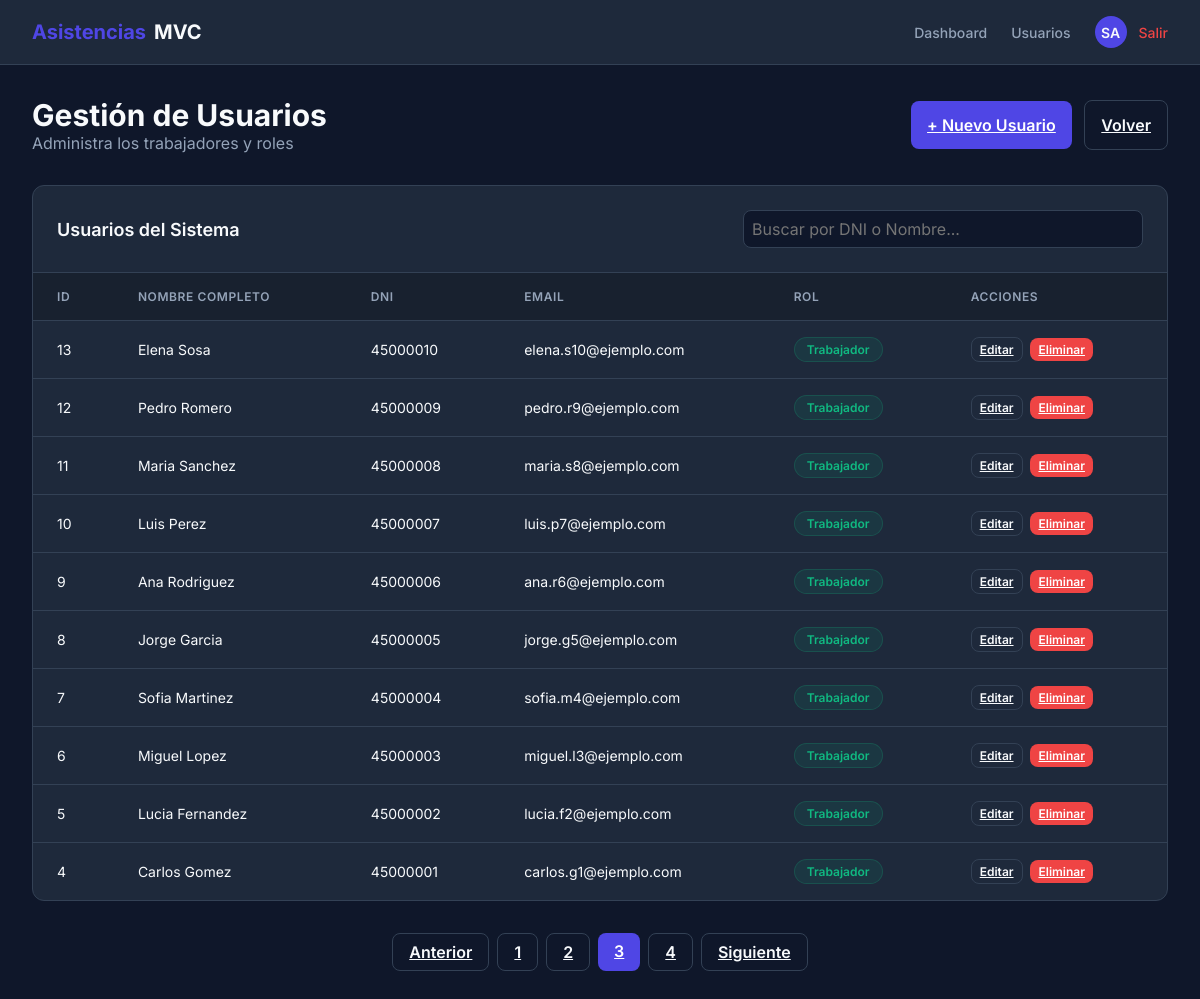
Screenshot of /admin/users?page=3 (signed in) with the database file from the repository.
### tables this page shows
CREATE TABLE `users` (
  `id` int(11) NOT NULL,
  `role_id` int(11) NOT NULL,
  `dni` varchar(20) NOT NULL,
  `first_name` varchar(100) NOT NULL,
  `last_name` varchar(100) NOT NULL,
  `email` varchar(100) NOT NULL,
  `password` varchar(255) NOT NULL,
  `created_at` timestamp NOT NULL DEFAULT current_timestamp(),
  `updated_at` timestamp NOT NULL DEFAULT current_timestamp() ON UPDATE current_timestamp()
);

CREATE TABLE `roles` (
  `id` int(11) NOT NULL,
  `name` varchar(50) NOT NULL,
  `description` varchar(255) DEFAULT NULL
);

### system/bootstrap.php (called while the page is built, shortened)
<?php
spl_autoload_register(function ($class) {
    $prefix = '';
    $base_dir = '';
    if (strpos($class, 'App\\') === 0) {
        $prefix = 'App\\';
        $base_dir = APPPATH;
    } elseif (strpos($class, 'System\\') === 0) {
        $prefix = 'System\\';
        $base_dir = SYSTEMPATH;
    }
    if ($prefix !== '') {
        $len = strlen($prefix);
        $relative_class = substr($class, $len);
        $file = $base_dir . str_replace('\\', '/', $relative_class) . '.php';
    }
});
$router = new \System\Router\Router();
$url = isset($_GET['url']) ? rtrim($_GET['url'], '/') : '/';
$router->dispatch($url);

### app/Controllers/Admin.php (called while the page is built, shortened)
<?php
class Admin extends Controller {
    public function users() {
        $model = new User();
        $limit = 10;
        $page = isset($_GET['page']) && is_numeric($_GET['page']) ? (int)$_GET['page'] : 1;
        $offset = ($page - 1) * $limit;
        $search = isset($_GET['search']) ? trim($_GET['search']) : '';
        $totalUsers = $model->countAllUsers($search);
        $totalPages = ceil($totalUsers / $limit);
        $users = $model->getPaginatedUsers($limit, $offset, $search);
        $this->view('admin/users', [
            'users' => $users,
            'currentPage' => $page,
            'totalPages' => $totalPages,
            'search' => $search
        ]);
    }
}

### public/index.php (called while the page is built, shortened)
<?php
require_once SYSTEMPATH . 'bootstrap.php';

### system/Core/Model.php (called while the page is built, shortened)
<?php
class Model {
    public function __construct() {
        $config = new Database();
        try {
            $dsn = "mysql:host={$config->host};dbname={$config->dbname};charset=utf8mb4";
            $this->db = new PDO($dsn, $config->username, $config->password, [
                PDO::ATTR_ERRMODE => PDO::ERRMODE_EXCEPTION,
                PDO::ATTR_DEFAULT_FETCH_MODE => PDO::FETCH_ASSOC,
                PDO::ATTR_EMULATE_PREPARES => false,
            ]);
        } catch (PDOException $e) {
            die("Database connection failed: " . $e->getMessage());
        }
    }
}

### app/Models/User.php (called while the page is built, shortened)
<?php
class User extends Model {
    public function countAllUsers($search = '') {
        if ($search) {
            $stmt = $this->db->prepare("SELECT COUNT(*) FROM users WHERE dni LIKE ? OR first_name LIKE ? OR last_name LIKE ?");
            $searchTerm = "%$search%";
            $stmt->execute([$searchTerm, $searchTerm, $searchTerm]);
            return $stmt->fetchColumn();
        } else {
            $stmt = $this->db->query("SELECT COUNT(*) FROM users");
            return $stmt->fetchColumn();
        }
    }
    public function getPaginatedUsers($limit, $offset, $search = '') {
        if ($search) {
            $stmt = $this->db->prepare("SELECT u.*, r.name as role_name FROM users u JOIN roles r ON u.role_id = r.id WHERE u.dni LIKE ? OR u.first_name LIKE ? OR u.last_name LIKE ? ORDER BY u.id DESC LIMIT ? OFFSET ?");
            $searchTerm = "%$search%";
            $stmt->bindValue(1, $searchTerm, \PDO::PARAM_STR);
            $stmt->bindValue(2, $searchTerm, \PDO::PARAM_STR);
            $stmt->bindValue(3, $searchTerm, \PDO::PARAM_STR);
            $stmt->bindValue(4, $limit, \PDO::PARAM_INT);
            $stmt->bindValue(5, $offset, \PDO::PARAM_INT);
            $stmt->execute();
            return $stmt->fetchAll();
        } else {
            $stmt = $this->db->prepare("SELECT u.*, r.name as role_name FROM users u JOIN roles r ON u.role_id = r.id ORDER BY u.id DESC LIMIT ? OFFSET ?");
            $stmt->bindValue(1, $limit, \PDO::PARAM_INT);
            $stmt->bindValue(2, $offset, \PDO::PARAM_INT);
            $stmt->execute();
            return $stmt->fetchAll();
        }
    }
}

### app/Views/admin/users.php (the view, shortened to what this page needs)
<!DOCTYPE html>
<html lang="es">
<head>
    <link rel="stylesheet" href="<?= BASE_URL ?>public/css/style.css">
</head>
<body>
    <?php include APPPATH . 'Views/partials/navbar.php'; ?>
    <div class="container">
        <div class="page-header">
            <div>
                <h1 class="page-title">Gestión de Usuarios</h1>
                <p style="color: var(--text-muted);">Administra los trabajadores y roles</p>
            </div>
            <div>
                <a href="<?= BASE_URL ?>admin/users/create" class="btn btn-primary" style="width: auto; margin-right: 0.5rem;">+ Nuevo Usuario</a>
                <a href="<?= BASE_URL ?>admin/dashboard" class="btn btn-outline" style="width: auto;">Volver</a>
            </div>
        </div>
        <div class="table-container">
            <div class="card-header" style="display: flex; justify-content: space-between; align-items: center; flex-wrap: wrap; gap: 1rem;">
                <h3 style="margin: 0;">Usuarios del Sistema</h3>
                <form action="<?= BASE_URL ?>admin/users" method="GET" style="display: flex; gap: 0.5rem; max-width: 400px; width: 100%;">
                    <input type="text" name="search" class="form-control" placeholder="Buscar por DNI o Nombre..." value="<?= htmlspecialchars($search) ?>" style="padding: 0.5rem; margin: 0;">
                </form>
            </div>
            <table>
                <thead>
                    <tr>
                        <th>ID</th>
                        <th>Nombre Completo</th>
                        <th>DNI</th>
                        <th>Email</th>
                        <th>Rol</th>
                        <th>Acciones</th>
                    </tr>
                </thead>
                <tbody>
                    <?php foreach ($users as $user): ?>
                    <tr>
                        <td><?= $user['id'] ?></td>
                        <td><?= htmlspecialchars($user['first_name'] . ' ' . $user['last_name']) ?></td>
                        <td><?= htmlspecialchars($user['dni']) ?></td>
                        <td><?= htmlspecialchars($user['email']) ?></td>
                        <td>
                            <?php if ($user['role_id'] == 1): ?>
                                <span class="badge badge-danger"><?= htmlspecialchars($user['role_name']) ?></span>
                            <?php else: ?>
                                <span class="badge badge-success"><?= htmlspecialchars($user['role_name']) ?></span>
                            <?php endif; ?>
                        </td>
                        <td>
                            <a href="<?= BASE_URL ?>admin/users/edit/<?= $user['id'] ?>" class="btn btn-outline" style="padding: 0.25rem 0.5rem; font-size: 0.75rem; width: auto; margin-right: 0.25rem;">Editar</a>
                            <?php if ($user['id'] != $_SESSION['user_id']): ?>
                                <a href="<?= BASE_URL ?>admin/users/delete/<?= $user['id'] ?>?csrf_token=<?= $_SESSION['csrf_token'] ?>" class="btn btn-danger" style="padding: 0.25rem 0.5rem; font-size: 0.75rem; width: auto;" onclick="return confirm('¿Eliminar usuario?');">Eliminar</a>
                            <?php endif; ?>
                        </td>
                    </tr>
                    <?php endforeach; ?>
                </tbody>
            </table>
        </div>
        <?php if ($totalPages > 1): ?>
        <?php $searchQuery = !empty($search) ? '&search=' . urlencode($search) : ''; ?>
        <div class="pagination-container" style="display: flex; justify-content: center; gap: 0.5rem; margin-top: 2rem;">
            <?php if ($currentPage > 1): ?>
                <a href="<?= BASE_URL ?>admin/users?page=<?= $currentPage - 1 ?><?= $searchQuery ?>" class="btn btn-outline" style="width: auto; padding: 0.5rem 1rem;">Anterior</a>
            <?php endif; ?>
            <?php for ($i = 1; $i <= $totalPages; $i++): ?>
                <a href="<?= BASE_URL ?>admin/users?page=<?= $i ?><?= $searchQuery ?>" class="btn <?= $i === $currentPage ? 'btn-primary' : 'btn-outline' ?>" style="width: auto; padding: 0.5rem 1rem;"><?= $i ?></a>
            <?php endfor; ?>
            <?php if ($currentPage < $totalPages): ?>
                <a href="<?= BASE_URL ?>admin/users?page=<?= $currentPage + 1 ?><?= $searchQuery ?>" class="btn btn-outline" style="width: auto; padding: 0.5rem 1rem;">Siguiente</a>
            <?php endif; ?>
        </div>
        <?php endif; ?>
    </div>
    <?php include APPPATH . 'Views/partials/footer.php'; ?>

### system/Router/Router.php (shortened to what this page needs)
<?php
class Router {
    private $routes = [];
    public function add($route, $params) {
        $this->routes[$route] = $params;
    }
    public function dispatch($url) {
        foreach ($this->routes as $route => $params) {
            $routePattern = preg_replace('/\//', '\\/', $route);
            $routePattern = preg_replace('/\{([a-z]+)\}/', '(?P<\1>[a-z0-9-]+)', $routePattern);
            $routePattern = '/^' . $routePattern . '$/i';
            if (preg_match($routePattern, $url, $matches)) {
                $controller = "App\\Controllers\\" . $params['controller'];
                $method = $params['method'];
                if (class_exists($controller)) {
                    $controller_object = new $controller();
                    if (is_callable([$controller_object, $method])) {
                        $args = [];
                        call_user_func_array([$controller_object, $method], $args);
                    } else {
                        echo "Method $method not found in controller $controller";
                    }
                } else {
                    echo "Controller class $controller not found";
                }
                break;
            }
        }
    }
}

### public/css/style.css (style rules this page uses)
:root { --primary: #4f46e5; --primary-hover: #4338ca; --bg-dark: #0f172a; --bg-card: #1e293b; --text-main: #f8fafc; --text-muted: #94a3b8; --success: #10b981; --danger: #ef4444; --border: #334155; }
* { margin: 0; padding: 0; box-sizing: border-box; font-family: 'Inter', system-ui, -apple-system, sans-serif; }
body { background-color: var(--bg-dark); color: var(--text-main); display: flex; flex-direction: column; min-height: 100vh; }
.form-control { width: 100%; padding: 0.75rem 1rem; border-radius: 8px; background-color: var(--bg-dark); border: 1px solid var(--border); color: var(--text-main); font-size: 1rem; transition: all 0.3s ease; }
.btn { display: inline-block; width: 100%; padding: 0.875rem 1rem; border-radius: 8px; font-weight: 600; text-align: center; cursor: pointer; transition: all 0.3s ease; border: none; font-size: 1rem; }
.btn-primary { background-color: var(--primary); color: white; }
.btn-danger { background-color: var(--danger); color: white; }
.btn-outline { background-color: transparent; border: 1px solid var(--border); color: var(--text-main); }
.container { max-width: 1200px; margin: 0 auto; padding: 2rem; width: 100%; }
.page-header { display: flex; justify-content: space-between; align-items: center; margin-bottom: 2rem; }
.page-title { font-size: 1.875rem; font-weight: 700; }
.table-container { width: 100%; overflow-x: auto; background-color: var(--bg-card); border-radius: 12px; border: 1px solid var(--border); }
table { width: 100%; border-collapse: collapse; }
th, td { padding: 1rem 1.5rem; text-align: left; border-bottom: 1px solid var(--border); }
th { background-color: rgba(0, 0, 0, 0.2); font-size: 0.75rem; text-transform: uppercase; letter-spacing: 0.05em; color: var(--text-muted); font-weight: 600; }
td { font-size: 0.875rem; }
tr:last-child td { border-bottom: none; }
.badge { padding: 0.25rem 0.75rem; border-radius: 9999px; font-size: 0.75rem; font-weight: 600; display: inline-block; }
.badge-success { background: rgba(16, 185, 129, 0.1); color: var(--success); border: 1px solid rgba(16, 185, 129, 0.2); }
.card-header { padding: 1.5rem; border-bottom: 1px solid var(--border); display: flex; justify-content: space-between; align-items: center; }
.card-header h3 { font-size: 1.125rem; font-weight: 600; }

### rows the page displays
users: id "13", first_name+last_name "Elena Sosa", dni "45000010", email "elena.s10@ejemplo.com", role.name "Trabajador"
users: id "12", first_name+last_name "Pedro Romero", dni "45000009", email "pedro.r9@ejemplo.com", role.name "Trabajador"
users: id "11", first_name+last_name "Maria Sanchez", dni "45000008", email "maria.s8@ejemplo.com", role.name "Trabajador"
users: id "10", first_name+last_name "Luis Perez", dni "45000007", email "luis.p7@ejemplo.com", role.name "Trabajador"
users: id "9", first_name+last_name "Ana Rodriguez", dni "45000006", email "ana.r6@ejemplo.com", role.name "Trabajador"
users: id "8", first_name+last_name "Jorge Garcia", dni "45000005", email "jorge.g5@ejemplo.com", role.name "Trabajador"
users: id "7", first_name+last_name "Sofia Martinez", dni "45000004", email "sofia.m4@ejemplo.com", role.name "Trabajador"
users: id "6", first_name+last_name "Miguel Lopez", dni "45000003", email "miguel.l3@ejemplo.com", role.name "Trabajador"
users: id "5", first_name+last_name "Lucia Fernandez", dni "45000002", email "lucia.f2@ejemplo.com", role.name "Trabajador"
users: id "4", first_name+last_name "Carlos Gomez", dni "45000001", email "carlos.g1@ejemplo.com", role.name "Trabajador"
